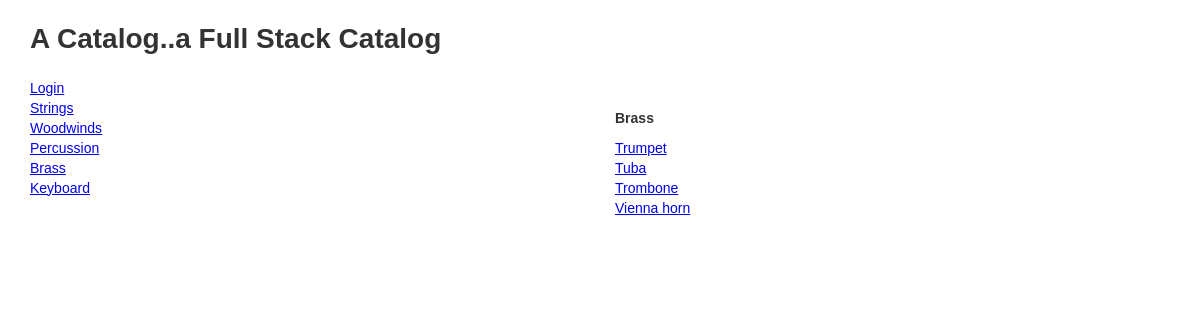
/itemcatalog/4/items/, run on the app's committed database.
### database_setup.py (models this page shows, shortened)
class Category(Base):
    __tablename__ = 'category'
    id = Column(Integer, primary_key=True)
    name = Column(String(80), nullable=False)
    user_id = Column(Integer, ForeignKey('user.id'))
    user = relationship(User)

class CategoryItem(Base):
    __tablename__ = 'category_item'
    name = Column(String(80), nullable=False)
    description = Column(String(250))
    id = Column(Integer, primary_key=True)
    category_id = Column(Integer, ForeignKey('category.id'))
    category = relationship(Category)
    user_id = Column(Integer, ForeignKey('user.id'))
    user = relationship(User)

### app.py (the view)
@app.route('/itemcatalog/<int:catalog_id>/')
@app.route('/itemcatalog/<int:catalog_id>/items/')
def categoryItems(catalog_id):
    try:
        categories = session.query(Category).all()
        category = session.query(Category).filter_by(id=catalog_id).first()
        categoryName = category.name
        categoryItems = session.query(CategoryItem).filter_by(
            category_id=catalog_id).all()
        return render_template('categoryItems.html', categories=categories,
                               categoryItems=categoryItems, categoryName=categoryName)
    except:
        return redirect(url_for('allCategories'))

### templates/categoryItems.html (shortened to what this page needs)
{% extends "base.html" %} {% block content %}
<div class="projects col-md-6 col-sm-6 col-xs-12">
    <ul>
        {% for c in categories %}
        <a href="{{url_for('categoryItems', catalog_id=c.id)}}">
            <li>{{c.name}}</li>
        </a>
        {% endfor %}
    </ul>
</div>
<div class="projects col-md-6 col-sm-6 col-xs-12">
    <h6>{{categoryName}}</h6>
    <ul>
        {% for i in categoryItems %}
        <a href="{{url_for('itemDescription', catalog_id=i.category_id, item_id=i.id)}}">
            <li>{{i.name}}</li>
        </a>
        {% endfor %}
    </ul>
     {% endblock %}

### data on the page
Category: name "Strings"
Category: name "Woodwinds"
Category: name "Percussion"
Category: name "Brass"
Category: name "Keyboard"
CategoryItem: name "Trumpet"
CategoryItem: name "Tuba"
CategoryItem: name "Trombone"
CategoryItem: name "Vienna horn"
